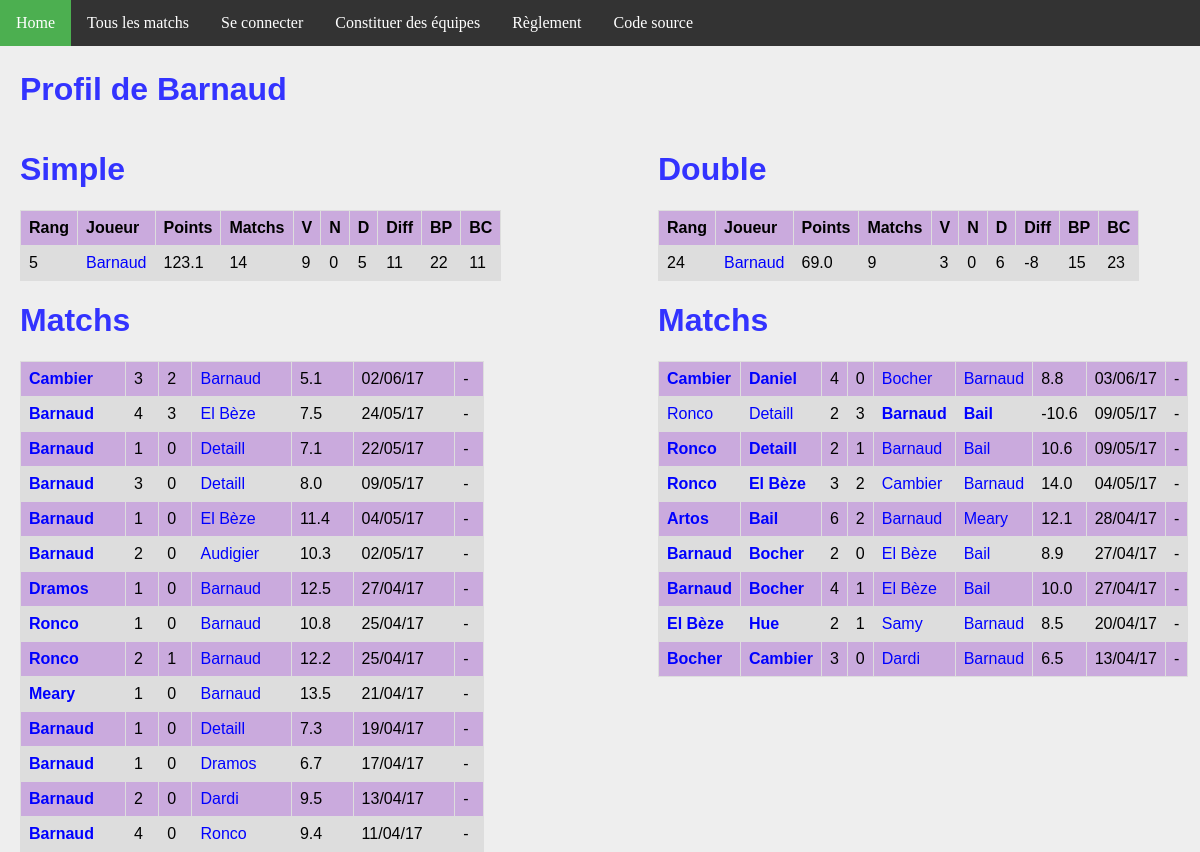
Screenshot of /joueur/19/ with the database file from the repository.
### ranking/models.py (models this page shows, shortened)
class Joueur(models.Model):
    user = models.OneToOneField(User, on_delete=models.CASCADE)
    pseudo = models.CharField(max_length = 50, default="Pax lambda")
    simple_score = models.FloatField(default=100)
    simple_rang = models.IntegerField(default=0)
    simple_victoires = models.IntegerField(default=0)
    simple_nuls = models.IntegerField(default=0)
    simple_defaites = models.IntegerField(default=0)
    simple_buts_pour = models.IntegerField(default=0)
    simple_buts_contre = models.IntegerField(default=0)
    double_score = models.FloatField(default=100)
    double_rang = models.IntegerField(default=0)
    double_victoires = models.IntegerField(default=0)
    double_nuls = models.IntegerField(default=0)
    double_defaites = models.IntegerField(default=0)
    double_buts_pour = models.IntegerField(default=0)
    double_buts_contre = models.IntegerField(default=0)
    @property
    def simple_matchs(self):
        return self.simple_nuls + self.simple_victoires + self.simple_defaites
    @property
    def double_matchs(self):
        return self.double_nuls + self.double_victoires + self.double_defaites
    @property
    def simple_diff(self):
        return self.simple_buts_pour - self.simple_buts_contre
    @property
    def double_diff(self):
        return self.double_buts_pour - self.double_buts_contre

class MatchSimple(models.Model):
    domicile = models.ForeignKey('Joueur', related_name = 'dom')
    exterieur = models.ForeignKey('Joueur', related_name = 'exte')
    date = models.DateTimeField(auto_now_add=True)
    buts_domicile = models.IntegerField(default=0)
    buts_exterieur = models.IntegerField(default=0)
    points = models.FloatField(default=0)
    @property
    def winner(self):
        if self.buts_domicile > self.buts_exterieur:
            return 1.
        elif self.buts_domicile < self.buts_exterieur:
            return 0.
        else:
            return 0.5

class MatchDouble(models.Model):
    domicile_1 = models.ForeignKey('Joueur', related_name = 'dom1')
    domicile_2 = models.ForeignKey('Joueur', related_name = 'dom2')
    exterieur_1 = models.ForeignKey('Joueur', related_name = 'exte1')
    exterieur_2 = models.ForeignKey('Joueur', related_name = 'exte2')
    date = models.DateTimeField(auto_now_add=True)
    buts_domicile = models.IntegerField(default=0)
    buts_exterieur = models.IntegerField(default=0)
    points = models.FloatField(default=0)
    @property
    def winner(self):
        if self.buts_domicile > self.buts_exterieur:
            return 1.
        elif self.buts_domicile < self.buts_exterieur:
            return 0.
        else:
            return 0.5

### ranking/views.py (the view)
# urls.py: url(r'^joueur/(?P<joueur_id>[0-9]+)/$', views.detail_joueur, name='joueur'),
def detail_joueur(request, joueur_id):
    simples_1 = MatchSimple.objects.filter(domicile__id = joueur_id)
    simples_2 = MatchSimple.objects.filter(exterieur__id = joueur_id)
    simples = simples_1 | simples_2
    doubles_1 = MatchDouble.objects.filter(domicile_1__id = joueur_id)
    doubles_2 = MatchDouble.objects.filter(domicile_2__id = joueur_id)
    doubles_3 = MatchDouble.objects.filter(exterieur_1__id = joueur_id)
    doubles_4 = MatchDouble.objects.filter(exterieur_2__id = joueur_id)
    doubles = doubles_1 | doubles_2 | doubles_3 | doubles_4
    context = {
        'joueur': get_object_or_404(Joueur, pk=joueur_id),
        'simple_matchs': simples.order_by('-date').all(),
        'double_matchs': doubles.order_by('-date').all(),
    }
    return render(request, 'joueur.html', context)

### ranking/templatetags/app_filter.py (called while the page is built)
@register.filter(name='decimal')
def decimal(x):
    return '{0:.1f}'.format(x)

### ranking/templates/joueur.html
{% extends 'base.html' %}
{% block body %}
{% load app_filter %}
    <h1>Profil de {{ joueur.pseudo }}</h1>
<div id="column1" style="float:left; margin:0; width:40%;">
    <h1>Simple</h1>
    <table>
        <tr>
            <th>Rang</th>
            <th>Joueur</th>
            <th>Points</th>
            <th>Matchs</th>
            <th>V</th>
            <th>N</th>
            <th>D</th>
            <th>Diff</th>
            <th>BP</th>
            <th>BC</th>
        </tr>
        <tr>
            <td>{{ joueur.simple_rang }}</td>
            <td><a class='joueur' href="{% url 'joueur' joueur.id %}">{{joueur.pseudo}}</a></td>
            <td>{{joueur.simple_score|decimal}}</td>
            <td>{{joueur.simple_matchs}}</td>
            <td>{{joueur.simple_victoires}}</td>
            <td>{{joueur.simple_nuls}}</td>
            <td>{{joueur.simple_defaites}}</td>
            <td>{{joueur.simple_diff}}</td>
            <td>{{joueur.simple_buts_pour}}</td>
            <td>{{joueur.simple_buts_contre}}</td>
        </tr>
    </table>
    <h1>Matchs</h1>
    <table>
        {% for m in simple_matchs %}
        <tr>
            <td {% if m.winner == 1 %} style='font-weight:bold'{% endif %} >
                <a class="joueur" href="{% url 'joueur' m.domicile.id %}">{{m.domicile.pseudo}}</a>
            </td>
            <td>{{m.buts_domicile}}</td>
            <td>{{m.buts_exterieur}}</td>
            <td {% if m.winner == 0 %} style='font-weight:bold'{% endif %} >
                <a class='joueur' href="{% url 'joueur' m.exterieur.id %}">{{m.exterieur.pseudo}}</a>
            </td>
            <td>{{m.points|decimal}}</td>
            <td>{{m.date | date:'d/m/y'}}</td>
            <td>
            {% if m.domicile == request.user.joueur %}
                <a class="joueur" href="{% url 'annuler' m.id %}">Annuler</a>
            {% else %}
                -
            {% endif %}
            </td>
        </tr>
        {% endfor %}
    </table>
</div>
<div id="column2" style="float:left; margin-left:15%;width:40%;">
<h1>Double</h1>
<table>
    <tr>
        <th>Rang</th>
        <th>Joueur</th>
        <th>Points</th>
        <th>Matchs</th>
        <th>V</th>
        <th>N</th>
        <th>D</th>
        <th>Diff</th>
        <th>BP</th>
        <th>BC</th>
    </tr>
    <tr>
        <td>{{ joueur.double_rang }}</td>
        <td><a class='joueur' href="{% url 'joueur' joueur.id %}">{{joueur.pseudo}}</a></td>
        <td>{{joueur.double_score|decimal}}</td>
        <td>{{joueur.double_matchs}}</td>
        <td>{{joueur.double_victoires}}</td>
        <td>{{joueur.double_nuls}}</td>
        <td>{{joueur.double_defaites}}</td>
        <td>{{joueur.double_diff}}</td>
        <td>{{joueur.double_buts_pour}}</td>
        <td>{{joueur.double_buts_contre}}</td>
    </tr>
</table>
<h1>Matchs</h1>
<table>
    {% for m in double_matchs %}
    <tr>
        <td {% if m.winner == 1 %} style='font-weight:bold'{% endif %} >
            <a class="joueur" href="{% url 'joueur' m.domicile_1.id %}">{{m.domicile_1.pseudo}}</a>
        </td>
        <td {% if m.winner == 1 %} style='font-weight:bold'{% endif %} >
            <a class="joueur" href="{% url 'joueur' m.domicile_2.id %}">{{m.domicile_2.pseudo}}</a>
        </td>
        <td>{{m.buts_domicile}}</td>
        <td>{{m.buts_exterieur}}</td>
        <td {% if m.winner == 0 %} style='font-weight:bold'{% endif %} >
            <a class='joueur' href="{% url 'joueur' m.exterieur_1.id %}">{{m.exterieur_1.pseudo}}</a>
        </td>
        <td {% if m.winner == 0 %} style='font-weight:bold'{% endif %} >
            <a class='joueur' href="{% url 'joueur' m.exterieur_2.id %}">{{m.exterieur_2.pseudo}}</a>
        </td>
        <td>{{m.points|decimal}}</td>
        <td>{{m.date | date:'d/m/y'}}</td>
        <td>
        {% if m.domicile_1 == request.user.joueur %}
            <a class="joueur" href="{% url 'annuler_double' m.id %}">Annuler</a>
        {% else %}
            -
        {% endif %}
        </td>
    </tr>
    {% endfor %}
</table>
</div>
{% endblock %}

### ranking/static/fifa.css (style rules this page uses)
h1, h2 { font-family: Arial; color: #3333FF; }
a { color: blue; text-decoration: none; }
body { background: #EEEEEE; margin: 0px; }
table { font-family: arial, sans-serif; border-collapse: collapse; width: 100%; }
td, th { border: 1px solid #dddddd; text-align: left; padding: 8px; }
tr:nth-child(even) { background-color: #DDDDDD; }
tr:nth-child(odd) { background-color: #CAAADD; }

### rows the page displays
Joueur: pseudo "Barnaud", simple_rang "5", simple_score|decimal "123.1", simple_matchs "14", simple_victoires "9", simple_nuls "0", simple_defaites "5", simple_diff "11", simple_buts_pour "22", simple_buts_contre "11", double_rang "24", double_score|decimal "69.0", double_matchs "9", double_victoires "3", double_nuls "0", double_defaites "6", double_diff "-8", double_buts_pour "15", double_buts_contre "23"
MatchSimple: domicile.pseudo "Cambier", buts_domicile "3", buts_exterieur "2", exterieur.pseudo "Barnaud", points|decimal "5.1", date "02/06/17"
MatchSimple: domicile.pseudo "Barnaud", buts_domicile "4", buts_exterieur "3", exterieur.pseudo "El Bèze", points|decimal "7.5", date "24/05/17"
MatchSimple: domicile.pseudo "Barnaud", buts_domicile "1", buts_exterieur "0", exterieur.pseudo "Detaill", points|decimal "7.1", date "22/05/17"
MatchSimple: domicile.pseudo "Barnaud", buts_domicile "3", buts_exterieur "0", exterieur.pseudo "Detaill", points|decimal "8.0", date "09/05/17"
MatchSimple: domicile.pseudo "Barnaud", buts_domicile "1", buts_exterieur "0", exterieur.pseudo "El Bèze", points|decimal "11.4", date "04/05/17"
MatchSimple: domicile.pseudo "Barnaud", buts_domicile "2", buts_exterieur "0", exterieur.pseudo "Audigier", points|decimal "10.3", date "02/05/17"
MatchSimple: domicile.pseudo "Dramos", buts_domicile "1", buts_exterieur "0", exterieur.pseudo "Barnaud", points|decimal "12.5", date "27/04/17"
MatchSimple: domicile.pseudo "Ronco", buts_domicile "1", buts_exterieur "0", exterieur.pseudo "Barnaud", points|decimal "10.8", date "25/04/17"
MatchSimple: domicile.pseudo "Ronco", buts_domicile "2", buts_exterieur "1", exterieur.pseudo "Barnaud", points|decimal "12.2", date "25/04/17"
MatchSimple: domicile.pseudo "Meary", buts_domicile "1", buts_exterieur "0", exterieur.pseudo "Barnaud", points|decimal "13.5", date "21/04/17"
MatchSimple: domicile.pseudo "Barnaud", buts_domicile "1", buts_exterieur "0", exterieur.pseudo "Detaill", points|decimal "7.3", date "19/04/17"
MatchSimple: domicile.pseudo "Barnaud", buts_domicile "1", buts_exterieur "0", exterieur.pseudo "Dramos", points|decimal "6.7", date "17/04/17"
MatchSimple: domicile.pseudo "Barnaud", buts_domicile "2", buts_exterieur "0", exterieur.pseudo "Dardi", points|decimal "9.5", date "13/04/17"
MatchSimple: domicile.pseudo "Barnaud", buts_domicile "4", buts_exterieur "0", exterieur.pseudo "Ronco", points|decimal "9.4", date "11/04/17"
MatchDouble: domicile_1.pseudo "Cambier", domicile_2.pseudo "Daniel", buts_domicile "4", buts_exterieur "0", exterieur_1.pseudo "Bocher", exterieur_2.pseudo "Barnaud", points|decimal "8.8", date "03/06/17"
MatchDouble: domicile_1.pseudo "Ronco", domicile_2.pseudo "Detaill", buts_domicile "2", buts_exterieur "3", exterieur_1.pseudo "Barnaud", exterieur_2.pseudo "Bail", points|decimal "-10.6", date "09/05/17"
MatchDouble: domicile_1.pseudo "Ronco", domicile_2.pseudo "Detaill", buts_domicile "2", buts_exterieur "1", exterieur_1.pseudo "Barnaud", exterieur_2.pseudo "Bail", points|decimal "10.6", date "09/05/17"
MatchDouble: domicile_1.pseudo "Ronco", domicile_2.pseudo "El Bèze", buts_domicile "3", buts_exterieur "2", exterieur_1.pseudo "Cambier", exterieur_2.pseudo "Barnaud", points|decimal "14.0", date "04/05/17"
MatchDouble: domicile_1.pseudo "Artos", domicile_2.pseudo "Bail", buts_domicile "6", buts_exterieur "2", exterieur_1.pseudo "Barnaud", exterieur_2.pseudo "Meary", points|decimal "12.1", date "28/04/17"
MatchDouble: domicile_1.pseudo "Barnaud", domicile_2.pseudo "Bocher", buts_domicile "2", buts_exterieur "0", exterieur_1.pseudo "El Bèze", exterieur_2.pseudo "Bail", points|decimal "8.9", date "27/04/17"
MatchDouble: domicile_1.pseudo "Barnaud", domicile_2.pseudo "Bocher", buts_domicile "4", buts_exterieur "1", exterieur_1.pseudo "El Bèze", exterieur_2.pseudo "Bail", points|decimal "10.0", date "27/04/17"
MatchDouble: domicile_1.pseudo "El Bèze", domicile_2.pseudo "Hue", buts_domicile "2", buts_exterieur "1", exterieur_1.pseudo "Samy", exterieur_2.pseudo "Barnaud", points|decimal "8.5", date "20/04/17"
MatchDouble: domicile_1.pseudo "Bocher", domicile_2.pseudo "Cambier", buts_domicile "3", buts_exterieur "0", exterieur_1.pseudo "Dardi", exterieur_2.pseudo "Barnaud", points|decimal "6.5", date "13/04/17"
